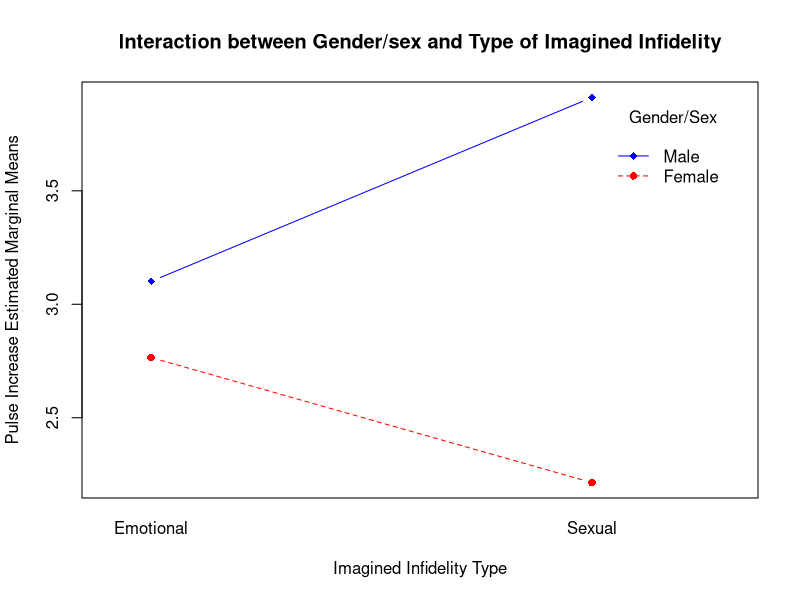

Recreate this plot in R.

DATA <- read.table("Buss-09.dat", header=TRUE, col.names = c("Group", "Gender/Sex", "Type of Imagined Infidelity", "Pulse_Increase"))

DATA$Group[DATA$Group==1] <- "Male, Sexual Image"
DATA$Group[DATA$Group==2] <- "Male, Emotional Image"
DATA$Group[DATA$Group==3] <- "Female, Sexual Image"
DATA$Group[DATA$Group==4] <- "Female, Emotional Image"
DATA$Gender.Sex[DATA$Gender.Sex==1] <- "Male"
DATA$Gender.Sex[DATA$Gender.Sex==2] <- "Female"
DATA$Type.of.Imagined.Infidelity[DATA$Type.of.Imagined.Infidelity==1] <- "Sexual"
DATA$Type.of.Imagined.Infidelity[DATA$Type.of.Imagined.Infidelity==2] <- "Emotional"

# View(DATA)

# Descriptive statistics

table(DATA$Gender.Sex, DATA$Type.of.Imagined.Infidelity)

# View mean and SD of Pulse_Increase by group

aggregate(DATA$Pulse_Increase, by=list(DATA$Gender.Sex, DATA$Type.of.Imagined.Infidelity), FUN=mean)

aggregate(DATA$Pulse_Increase, by=list(DATA$Gender.Sex, DATA$Type.of.Imagined.Infidelity), FUN=sd)

# Calculating F_max. Result is <10, and therefore the data has approximately equal variances

(3.947743^2/3.872860^2)

aggregate(DATA$Pulse_Increase, by=list(DATA$Gender.Sex), FUN=mean)

aggregate(DATA$Pulse_Increase, by=list(DATA$Type.of.Imagined.Infidelity), FUN=mean)


#__________________________________________________________________________________________________________

# Omnibus factorial ANOVA

omnibus <-aov(DATA$Pulse_Increase ~ DATA$Gender.Sex*DATA$Type.of.Imagined.Infidelity)
summary(omnibus)

# Simple Main Effects

Gender.Male = subset(DATA, DATA$Gender.Sex=="Male")
Gender.Female = subset(DATA, DATA$Gender.Sex=="Female")

ImaginedInfidelity.Male = aov(Pulse_Increase~Type.of.Imagined.Infidelity, data=Gender.Male)
summary(ImaginedInfidelity.Male)
# eta-squared
31.4/(31.4+2927.7)


ImaginedInfidelity.Female = aov(Pulse_Increase~Type.of.Imagined.Infidelity, data=Gender.Female)
summary(ImaginedInfidelity.Female)
# eta-squared
14.6/(14.6+2866.4)

# Larger eta-squared indicates that Effect of imagined infidelity is greater in Males than Females


Infidelity.Emotional = subset(DATA, DATA$Type.of.Imagined.Infidelity=="Emotional")
Infidelity.Sexual = subset(DATA, DATA$Type.of.Imagined.Infidelity=="Sexual")

Gender.Emotional = aov(Pulse_Increase~Gender.Sex, data=Infidelity.Emotional)
summary(Gender.Emotional)
# eta-squared
5.4/(5.4+2887.6)


Gender.Sexual = aov(Pulse_Increase~Gender.Sex, Infidelity.Sexual)
summary(Gender.Sexual)
# eta-squared
137.6/(137.6+2906.5)

# Larger eta-squared indicates that Effect of gender is greater in sexual than emotional conditions of imagined infidelity

# Other perspective simple main effects

interaction.plot(DATA$Type.of.Imagined.Infidelity, DATA$Gender.Sex, DATA$Pulse_Increase, type="b", 
                 col=c("red","blue"), pch=c(16, 18), main = "Interaction between Gender/sex and Type of Imagined Infidelity",
                 ylab= "Pulse Increase Estimated Marginal Means", xlab = "Imagined Infidelity Type", trace.label =  "Gender/Sex"
                 )


